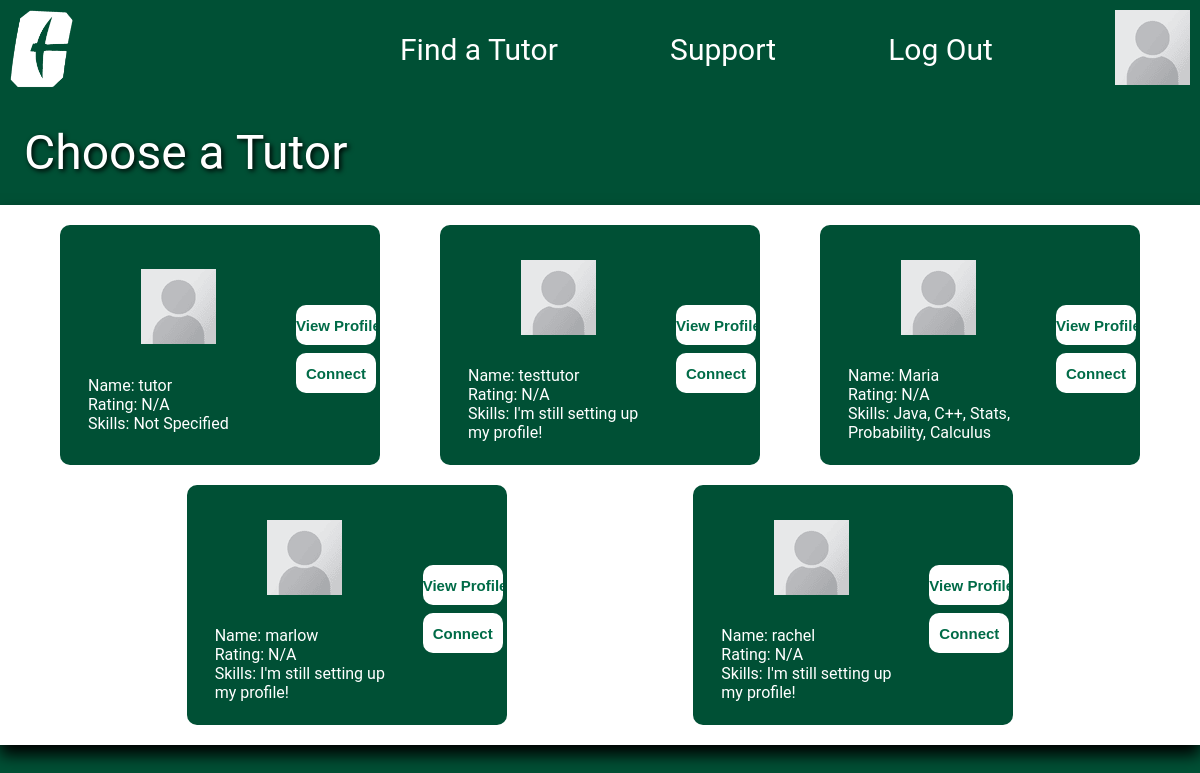
Page /choose-a-tutor/ (signed in) on the committed database.
### base/models.py (models this page shows, shortened)
class User(AbstractUser):
    email = models.EmailField(unique=True, null=True)
    bio = models.TextField(null=True, default="I'm still setting up my profile!")
    avatar = models.ImageField(null=True, default="profile-pic-placeholder.png")
    classes = models.ManyToManyField('Classes', blank=True)
    skills = models.TextField(null=True,blank=True, default="I'm still setting up my profile!")
    currentYear = models.CharField(max_length=50, null=True, blank=True, default="I'm still setting up my profile!")
    tutor = models.BooleanField(default=False)
    USERNAME_FIELD = 'email'
    REQUIRED_FIELDS = ['username']

### base/views.py (the view)
# urls.py: path('choose-a-tutor/', views.ChooseATutor, name='choose-a-tutor'),
@login_required(login_url='login')
def ChooseATutor(request):
    tutors = User.objects.filter(tutor=True)
    context = {
        'tutors' : tutors,
    }
    return render(request, 'base/choose-a-tutor.html', context)

### base/templates/base/choose-a-tutor.html (shortened to what this page needs)
{% extends 'main.html' %}
{% block content %}
<body class="choose-a-tutor">
    <p class = "title-style"">Choose a Tutor</p>
    <div class="choose-a-tutor-Body">
        {% for tutor in tutors %}
        <div class = "choose-a-tutor-Profile">
            <div class="tutor-card-left">
                <div class = "choose-a-tutor-Profile-Image"><img src = "../static/images/profile-pic-placeholder.png"/></div>
                <div class = "choose-a-tutor-Profile-Info">
                    <div class = "choose-a-tutor-Profile-Name">Name: {{tutor.username}}</div>
                    <div class = "choose-a-tutor-Profile-Rating">Rating: N/A</div>
                    <div class = "choose-a-tutor-Profile-Major">Skills: {{tutor.skills|default:"Not Specified"}}</div>
                </div>
            </div>
            <div class="tutor-card-right">
                <div class = "choose-a-tutor-Profile-Button">
                    <a href = "{% url 'user-profile' tutor.id%}" type="submit"><input type="submit" value="View Profile" /></a>
                    <a href = "{% url 'zoom-page' %}" type="submit"><input type="submit" value="Connect" /></a>
                </div>
            </div>
        </div>
        {% endfor %}
    </div>
</body>
{% endblock %}

### templates/navbar.html (shortened to what this page needs)
{% load static %}
<link rel="stylesheet" href="{% static 'style.css' %}" />
<div class="bar">
    <div class="bar-left">
        <a href="{% url 'home' %}" class="navbar-pic"><img width = "63px" height = "78px" src="{% static 'images/uncc-logo(new).png' %}"/></a>
    </div>
    <div class="bar-right">
        <a class="navbar-text" href="{% url 'tutor-finder' %}">Find a Tutor</a>
        <a href="{% url 'support' %}" class="navbar-text">Support</a>
        {% if request.user.is_authenticated %}
        <a href="{% url 'logout' %}" class="navbar-text">Log Out</a>
        {% else %}
        <a href="{% url 'login' %}" class="navbar-text">Log In</a>
        {% endif%}
        {% if request.user.is_authenticated %}
            <a class="navbar-pic" href="{% url 'user-profile' request.user.id %}"><img src="{{ user.avatar.url }}"/></a>
        {% else %}
            <a class="navbar-pic" href="{% url 'user-profile' request.user.id %}"><img src="{% static 'images/profile-pic-placeholder.png' %}"/></a>
        {% endif %}
    </div>
</div>

### static/style.css (style rules this page uses)
* { margin: 0; padding: 0; box-sizing: border-box; }
.title-style { color: white; font-size: 4vw; margin: 2%; text-shadow: 2px 2px 5px black; }
.bar { margin: 0px 0px 0px 0px; height: 100px; width: 100%; background-color: #005035; display: flex; align-items: flex-start; justify-content: space-between; }
.bar-right { width: 800px; display: flex; align-items: center; justify-content: space-between; }
.bar-left { display: flex; justify-content: flex-start; width: fit-content }
.navbar-pic { margin: 10px 10px 10px 10px; }
.navbar-text { font: 30px "roboto", sans-serif; color: white; text-decoration: none; }
.choose-a-tutor { background-image: url("../static/images/UNCC_Background.jpeg"); background-size: cover; background-repeat: no-repeat; margin: 0; padding: 0; font-family: "Roboto", sans-serif; }
.choose-a-tutor-Body { background-color: white; width: 100%; height: auto; padding: 10px; display: flex; justify-content: space-evenly; align-items: flex-start; flex-direction: row; flex-wrap: wrap; box-shadow: 0px 10px 15px black; }
.choose-a-tutor-Profile { display: flex; color: white; align-items: center; background-color: #005035; width: 40vh; height: 30vh; margin: 10px; padding: 10px; border-radius: 10px; transition: 0.3s ease-in-out; }
.tutor-card-left { display: flex; flex-direction: column; align-items: center; text-align: left; padding-left: 10px; }
.choose-a-tutor-Profile-Image { padding: 10%; }
.choose-a-tutor-Profile-Info { padding: 1vh; }
.choose-a-tutor-Profile-Major { width: 180px; display: flex; flex-wrap: wrap; }
.choose-a-tutor-Profile-Button { width: 40px; padding: 10px 20px; display: flex; justify-content: flex-end; align-items: flex-start; flex-direction: column; }
.choose-a-tutor-Profile-Button > a > input { font-weight: bold; font-size: 15px; background-color: white; color: #006b47; border-radius: 10px; border-style: none; height: 5vh; width: 10vh; margin-top: 1vh; cursor: pointer; transition: 0.3s ease-in-out; }

### templates/main.html (style rules this page uses)
body { background-color: #005035; }

### rows in the picture
User: avatar (placeholder picture)
User: username "tutor", skills "Not Specified"
User: username "testtutor", skills "I'm still setting up my profile!"
User: username "Maria", skills "Java, C++, Stats, Probability, Calculus"
User: username "marlow", skills "I'm still setting up my profile!"
User: username "rachel", skills "I'm still setting up my profile!"
